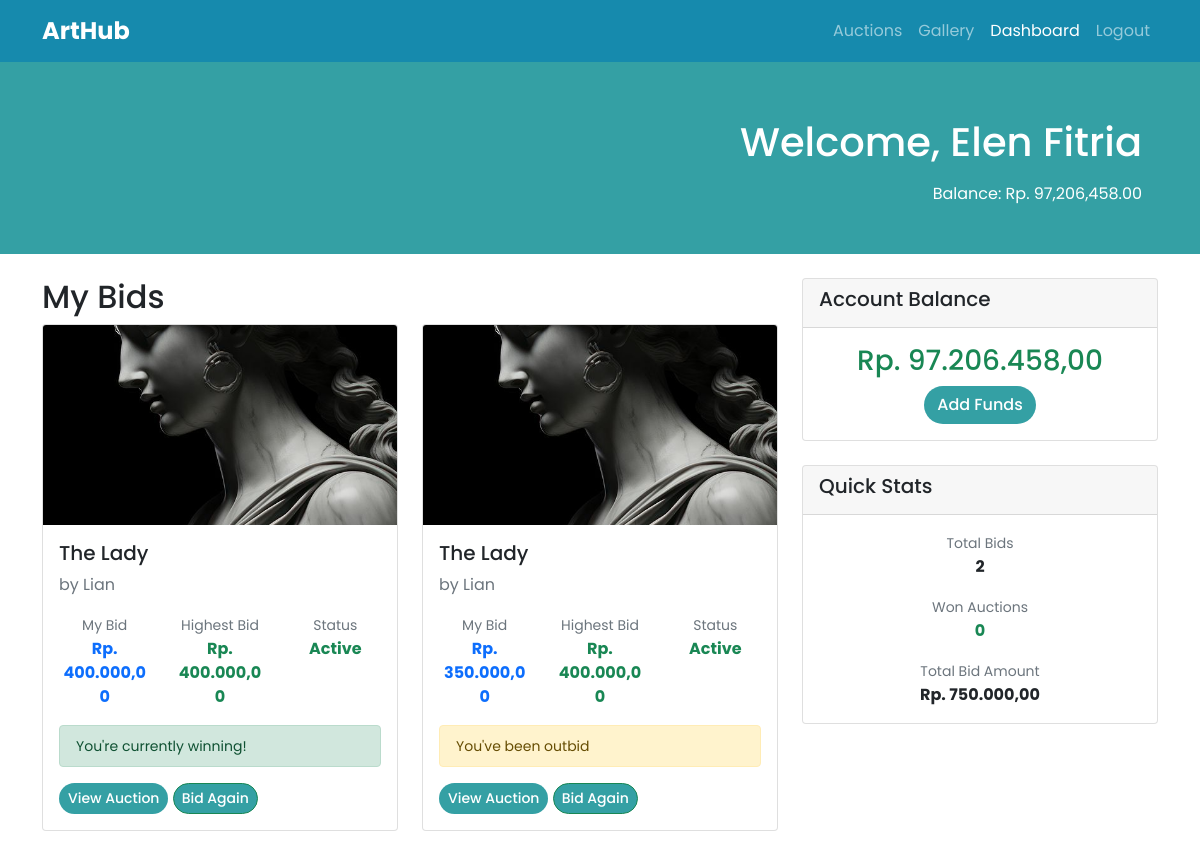
The page /views/buyer/dashboard.php (signed in) on the database its author committed.
### tables this page shows
CREATE TABLE `users` (
  `id` int NOT NULL AUTO_INCREMENT,
  `username` varchar(50) NOT NULL,
  `email` varchar(100) NOT NULL,
  `password` varchar(255) NOT NULL,
  `full_name` varchar(100) NOT NULL,
  `role` enum('artist','buyer','admin') NOT NULL,
  `balance` decimal(15,2) DEFAULT '0.00',
  `created_at` timestamp NULL DEFAULT CURRENT_TIMESTAMP,
  `updated_at` timestamp NULL DEFAULT CURRENT_TIMESTAMP ON UPDATE CURRENT_TIMESTAMP,
  PRIMARY KEY (`id`),
  UNIQUE KEY `username` (`username`),
  UNIQUE KEY `email` (`email`)
);

CREATE TABLE `bids` (
  `id` int NOT NULL AUTO_INCREMENT,
  `auction_id` int NOT NULL,
  `bidder_id` int NOT NULL,
  `bid_amount` decimal(15,2) NOT NULL,
  `bid_time` timestamp NULL DEFAULT CURRENT_TIMESTAMP,
  PRIMARY KEY (`id`),
  KEY `auction_id` (`auction_id`),
  KEY `bidder_id` (`bidder_id`),
  CONSTRAINT `bids_ibfk_1` FOREIGN KEY (`auction_id`) REFERENCES `auctions` (`id`) ON DELETE CASCADE,
  CONSTRAINT `bids_ibfk_2` FOREIGN KEY (`bidder_id`) REFERENCES `users` (`id`) ON DELETE CASCADE
);

CREATE TABLE `artworks` (
  `id` int NOT NULL AUTO_INCREMENT,
  `title` varchar(200) NOT NULL,
  `description` text,
  `artist_id` int NOT NULL,
  `image_path` varchar(500) DEFAULT NULL,
  `created_at` timestamp NULL DEFAULT CURRENT_TIMESTAMP,
  PRIMARY KEY (`id`),
  KEY `artist_id` (`artist_id`),
  CONSTRAINT `artworks_ibfk_1` FOREIGN KEY (`artist_id`) REFERENCES `users` (`id`) ON DELETE CASCADE
);

CREATE TABLE `auctions` (
  `id` int NOT NULL AUTO_INCREMENT,
  `artwork_id` int NOT NULL,
  `starting_price` decimal(15,2) NOT NULL,
  `current_price` decimal(15,2) NOT NULL,
  `start_time` datetime NOT NULL,
  `end_time` datetime NOT NULL,
  `status` enum('active','closed','cancelled') DEFAULT 'active',
  `winner_id` int DEFAULT NULL,
  `created_at` timestamp NULL DEFAULT CURRENT_TIMESTAMP,
  PRIMARY KEY (`id`),
  KEY `artwork_id` (`artwork_id`),
  KEY `winner_id` (`winner_id`),
  CONSTRAINT `auctions_ibfk_1` FOREIGN KEY (`artwork_id`) REFERENCES `artworks` (`id`) ON DELETE CASCADE,
  CONSTRAINT `auctions_ibfk_2` FOREIGN KEY (`winner_id`) REFERENCES `users` (`id`) ON DELETE SET NULL
);

### views/buyer/dashboard.php (the view, shortened to what this page needs)
<?php
require_once '../../config/db.php';
$user_id = (int)$_SESSION['user_id'];
$user_balance_query = "SELECT balance FROM users WHERE id = $user_id";
$user_balance_result = mysqli_query($conn, $user_balance_query);
if ($user_balance_result && mysqli_num_rows($user_balance_result) > 0) {
    $user_balance = mysqli_fetch_assoc($user_balance_result)['balance'];
} else {
    $user_balance = 0;
}
$query = "SELECT b.*, a.status as auction_status, ar.title, ar.image_path, u.full_name as artist_name,
                 a.current_price, a.end_time,
                 (SELECT MAX(bid_amount) FROM bids WHERE auction_id = b.auction_id) as highest_bid
          FROM bids b
          JOIN auctions a ON b.auction_id = a.id
          JOIN artworks ar ON a.artwork_id = ar.id
          JOIN users u ON ar.artist_id = u.id
          WHERE b.bidder_id = $user_id
          ORDER BY b.bid_time DESC";
$result = mysqli_query($conn, $query);
$bids = [];
if ($result && mysqli_num_rows($result) > 0) {
    while ($row = mysqli_fetch_assoc($result)) {
        $bids[] = $row;
    }
}
?>
<!DOCTYPE html>
<html lang="en">
<head>
    <link href="https://cdn.jsdelivr.net/npm/bootstrap@5.1.3/dist/css/bootstrap.min.css" rel="stylesheet">
    <link rel="stylesheet" href="../../assets/css/style.css">
</head>
<body>
    <nav class="navbar navbar-expand-lg navbar-dark">
        <div class="container">
            <a class="navbar-brand" href="../../index.php">ArtHub</a>
            <div class="navbar-nav ms-auto">
                <a class="nav-link " href="../../index.php">Auctions</a>
                <a class="nav-link" href="../../gallery.php">Gallery</a>
                <a class="nav-link active" href="">Dashboard</a>
                <a class="nav-link" href="../../middlewares/logout.php">Logout</a>
            </div>
        </div>
    </nav>
    <div class="hero-section text-white py-5">
        <div class="container text-end">
            <h1 class="navbar-text me-3">Welcome, <?php echo htmlspecialchars($_SESSION['full_name']); ?></h1>
            <span class="navbar-text me-3">Balance: Rp. <?php echo number_format($user_balance, 2); ?></span>
        </div>
    </div>
    <div class="container my-4">
        <div class="row">
            <div class="col-md-8">
                <h2>My Bids</h2>
                <?php if (!empty($bids)): ?>
                    <div class="row">
                        <?php foreach ($bids as $bid): ?>
                            <div class="col-md-6 mb-4">
                                <div class="card">
                                    <img src="../../<?php echo htmlspecialchars($bid['image_path']); ?>"
                                        class="card-img-top" alt="<?php echo htmlspecialchars($bid['title']); ?>"
                                        style="height: 200px; object-fit: cover;">
                                    <div class="card-body">
                                        <h5 class="card-title"><?php echo htmlspecialchars($bid['title']); ?></h5>
                                        <p class="card-text text-muted">by <?php echo htmlspecialchars($bid['artist_name']); ?></p>
                                        <div class="row text-center mb-3">
                                            <div class="col-4">
                                                <small class="text-muted">My Bid</small>
                                                <div class="fw-bold text-primary">Rp. <?php echo number_format($bid['bid_amount'], 2, ',', '.'); ?></div>
                                            </div>
                                            <div class="col-4">
                                                <small class="text-muted">Highest Bid</small>
                                                <div class="fw-bold text-success">Rp. <?php echo number_format($bid['highest_bid'], 2, ',', '.'); ?></div>
                                            </div>
                                            <div class="col-4">
                                                <small class="text-muted">Status</small>
                                                <div class="fw-bold <?php echo $bid['auction_status'] === 'active' ? 'text-success' : 'text-secondary'; ?>">
                                                    <?php echo ucfirst($bid['auction_status']); ?>
                                                </div>
                                            </div>
                                        </div>
                                        <?php if ($bid['bid_amount'] == $bid['highest_bid'] && $bid['auction_status'] === 'active'): ?>
                                            <div class="alert alert-success py-2">
                                                <small>You're currently winning!</small>
                                            </div>
                                        <?php elseif ($bid['bid_amount'] < $bid['highest_bid'] && $bid['auction_status'] === 'active'): ?>
                                            <div class="alert alert-warning py-2">
                                                <small>You've been outbid</small>
                                            </div>
                                        <?php endif; ?>
                                        <div class="mt-3">
                                            <a href="../../auction_details.php?id=<?php echo $bid['auction_id']; ?>" class="btn  btn-sm">View Auction</a>
                                            <?php if ($bid['auction_status'] === 'active' && strtotime($bid['end_time']) > time()): ?>
                                                <button class="btn btn-success btn-sm" onclick="showBidModal(<?php echo $bid['auction_id']; ?>, <?php echo $bid['current_price']; ?>)">Bid Again</button>
                                            <?php endif; ?>
                                        </div>
                                    </div>
                                </div>
                            </div>
                        <?php endforeach; ?>
                    </div>
                <?php endif; ?>
            </div>
            <div class="col-md-4">
                <div class="card">
                    <div class="card-header">
                        <h5>Account Balance</h5>
                    </div>
                    <div class="card-body text-center">
                        <h3 class="text-success">Rp. <?php echo number_format($user_balance, 2, ',', '.'); ?></h3>
                        <button class="btn " data-bs-toggle="modal" data-bs-target="#depositModal">Add Funds</button>
                    </div>
                </div>
                <div class="card mt-4">
                    <div class="card-header">
                        <h5>Quick Stats</h5>
                    </div>
                    <div class="card-body">
                        <?php
                        $stats_query = "SELECT
                                          COUNT(*) as total_bids,
                                          COUNT(CASE WHEN a.winner_id = ? THEN 1 END) as won_auctions,
                                          SUM(b.bid_amount) as total_bid_amount
                                        FROM bids b
                                        JOIN auctions a ON b.auction_id = a.id
                                        WHERE b.bidder_id = ?";
                        $stmt = $conn->prepare($stats_query);
                        $stmt->bind_param("ii", $user_id, $user_id);
                        $stmt->execute();
                        $stats = $stmt->get_result()->fetch_assoc();
                        ?>
                        <div class="row text-center">
                            <div class="col-12 mb-3">
                                <small class="text-muted">Total Bids</small>
                                <div class="fw-bold"><?php echo $stats['total_bids']; ?></div>
                            </div>
                            <div class="col-12 mb-3">
                                <small class="text-muted">Won Auctions</small>
                                <div class="fw-bold text-success"><?php echo $stats['won_auctions']; ?></div>
                            </div>
                            <div class="col-12">
                                <small class="text-muted">Total Bid Amount</small>
                                <div class="fw-bold">Rp. <?php echo number_format($stats['total_bid_amount'], 2, ',', '.'); ?></div>
                            </div>
                        </div>
                    </div>
                </div>
            </div>
        </div>
    </div>
</body>
</html>

### assets/css/style.css (style rules this page uses)
* { font-family: "Poppins"; }
body { overflow-y: scroll; }
.hero-section { background: #34a0a4; }
.navbar { background: #168aad; }
.navbar-brand { font-weight: bold; font-size: 1.5rem; }
.card-img-top { transition: transform 0.3s ease; }
.btn { border-radius: 25px; font-weight: 500; background: #34a0a4 !important; color: white !important; }

### rows shown on the page
users: balance "97,206,458.00", balance "97.206.458,00"
bids: artworks.image_path (picture), artworks.title "The Lady", users.full_name "Lian", bid_amount "400.000,00", highest_bid "400.000,00", auction.status "Active", shows "You're currently winning!"
bids: artworks.image_path (picture), artworks.title "The Lady", users.full_name "Lian", bid_amount "350.000,00", highest_bid "400.000,00", auction.status "Active", shows "You've been outbid"

### other values the page prints
$_SESSION['full_name'] "Elen Fitria"
$stats['total_bids'] "2"
$stats['won_auctions'] "0"
$stats['total_bid_amount'] "750.000,00"
